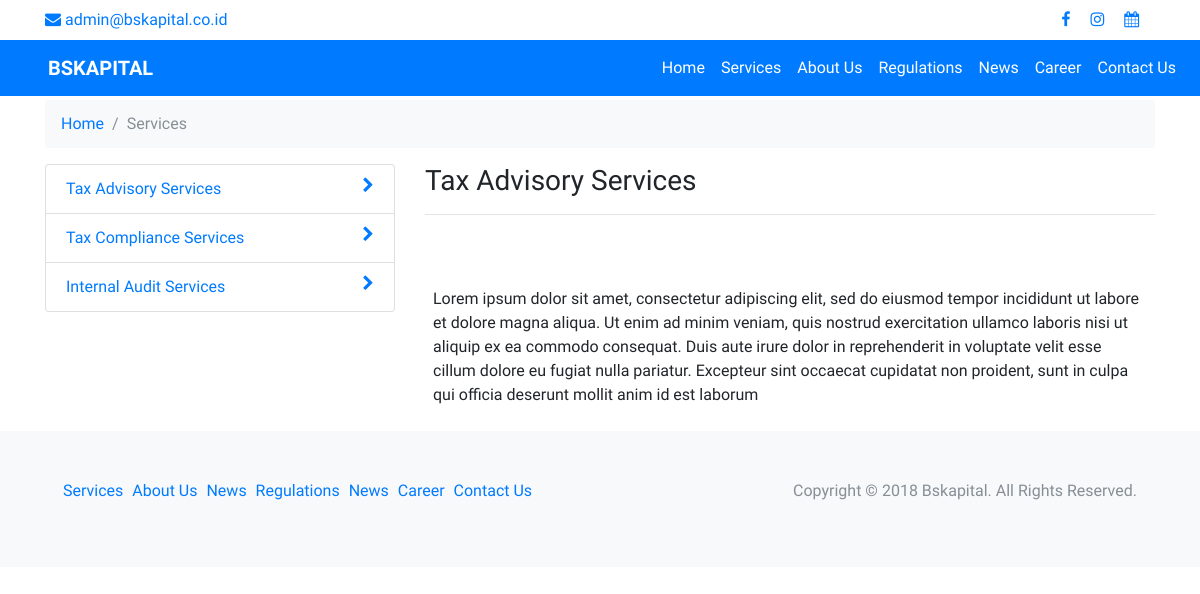
/services, run on the app's committed database.
### tables this page shows
CREATE TABLE `sub_page` (
  `sub_page_id` int(11) NOT NULL,
  `title` varchar(255) NOT NULL,
  `slug` varchar(255) NOT NULL,
  `sub_title` varchar(255) NOT NULL,
  `content` text NOT NULL,
  `image_name` varchar(255) NOT NULL,
  `created_at` datetime NOT NULL DEFAULT CURRENT_TIMESTAMP,
  `page_id` int(11) NOT NULL
);

### application/controllers/page/Services.php (called while the page is built, shortened)
<?php
class Services extends CI_Controller
{
	public function index($slug=FALSE)
	{
		$data['page_title']='services';
		$data['sub_page_list'] = $this->Subpage_model->get_home_subpage($data['page_title']);
		if ($slug==FALSE && $data['sub_page_list']) {
			$slug=$data['sub_page_list'][0]['slug'];
		}
		$data['sub_page'] = $this->Subpage_model->get_home_subpage($data['page_title'],$slug);
		$data['title'] = $data['sub_page']['title'];
		$data['breadcrumb']=breadcrumb();
		$this->load->view("templates/header");
		$this->load->view("subpage/subpage_view",$data);
		$this->load->view("templates/footer");
	}
}

### index.php (called while the page is built, shortened)
<?php
require_once BASEPATH.'core/CodeIgniter.php';

### application/models/Subpage_model.php (called while the page is built, shortened)
<?php
class Subpage_model extends CI_Model
{
	public function get_home_subpage($page_title=FALSE,$slug = FALSE,$limit=FALSE){
		if ($slug === false) {
			$this->db->select('sub_page.*,page.title page_title');
			$this->db->join('page','page.page_id = sub_page.page_id');
			$query=$this->db->get_where('sub_page',array('page.title' => $page_title));
			return $query->result_array();
		}
		$query=$this->db->get_where('sub_page',array('slug' => $slug));
		return $query->row_array();
	}
}

### application/views/subpage/subpage_view.php (the view, shortened to what this page needs)
<section>
	<div class="container">
		<div class="row">
			<div class="col-md-12">
				<nav aria-label="breadcrumb">
				  <ol class="breadcrumb bg-light">
				    <?= $breadcrumb ?>
				  </ol>
				</nav>
			</div>
		</div>
		<div class="row">
			<div class="col-md-4">
				<ul class="list-group">
					<?php foreach ($sub_page_list as $key => $value): ?>
						<?php if ($value['title']!='homepage'): ?>
							<li class="list-group-item"><a class="" href="<?= base_url("$page_title/$value[slug]") ?>"><?= ucwords($value['title']) ?> <span class="fa fa-chevron-right float-right"></a> </span></li>
						<?php endif ?>
					<?php endforeach ?>
				</ul>
			</div>
			<div class="col-md-8">
				<div class="post-head">
					<h3><?= ucwords($sub_page['title']) ?></h3>
					<hr />
				</div>
				<div class="post-body p-2">
					<br /><br />
					<?= $sub_page['content'] ?>
				</div>
			</div>
		</div>
	</div>
</section>

### assets/custom/css/custom-style.css (style rules this page uses)
body { font-family: 'raleway'; }

### data on the page
sub_page: title "Tax Advisory Services", content "Lorem ipsum dolor sit amet, consectetur adipiscing elit, sed do eiusmod tempor incididunt ut labore et dolore magna aliqua. Ut enim ad minim veniam, quis nostrud exercitation ullamco laboris nisi ut aliquip ex ea commodo consequat. Duis aute irure dolor in reprehenderit in voluptate velit esse cillum dolore eu fugiat nulla pariatur. Excepteur sint occaecat cupidatat non proident, sunt in culpa qui officia deserunt mollit anim id est laborum"
sub_page: title "Tax Compliance Services"
sub_page: title "Internal Audit Services"

### other printed values
$ci->uri->segment($i) "Services"
